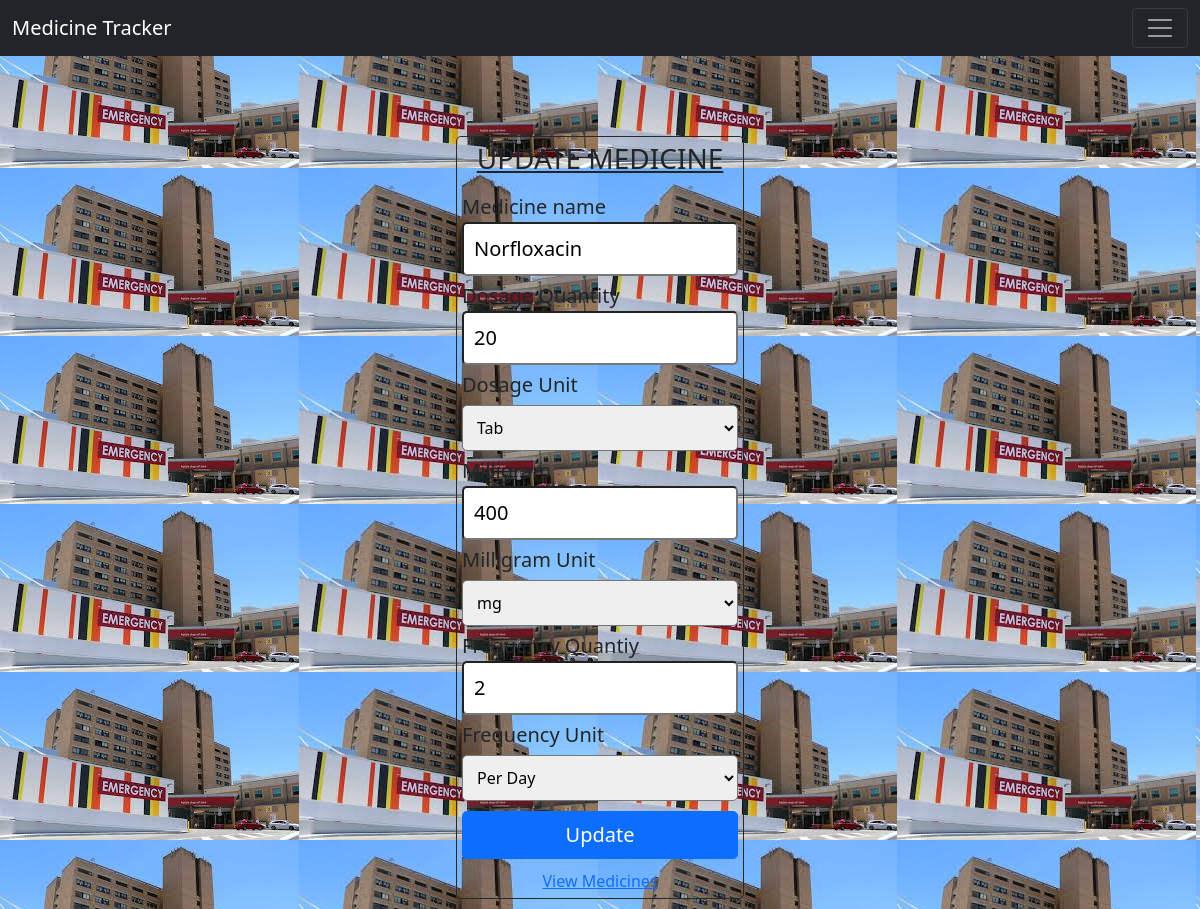
Screenshot of /edit_medicine.php?id=1 (signed in) with the database file from the repository.
### tables this page shows
CREATE TABLE `medicine` (
  `ID` int(11) NOT NULL,
  `name` varchar(100) NOT NULL,
  `dosage_quantity` int(11) NOT NULL,
  `dosage_unit` varchar(10) NOT NULL,
  `milligram_quantity` int(11) NOT NULL,
  `milligram_unit` varchar(10) NOT NULL,
  `frequency_quantity` int(11) NOT NULL,
  `frequency_unit` varchar(25) NOT NULL,
  `amount_taken` int(11) NOT NULL,
  `daily_amount` int(11) NOT NULL,
  `user_ID` int(11) NOT NULL
);

### edit_medicine.php (the view, shortened to what this page needs)
<?php
    include("connect.php");
?>
<!DOCTYPE html>
<html lang="en">
<head>
    <link rel="stylesheet" href="index.css" type="text/css">
    <link rel="stylesheet" href="bootstrap.min.css">
</head>
<body>
    <nav class="navbar navbar-dark bg-dark" aria-label="First navbar example">
        <div class="container-fluid">
            <a class="navbar-brand" href="index.php">Medicine Tracker</a>
            <button class="navbar-toggler" type="button" data-bs-toggle="collapse" data-bs-target="#navbarsExample01" aria-controls="navbarsExample01" aria-expanded="false" aria-label="Toggle navigation">
                <span class="navbar-toggler-icon"></span>
            </button>
        </div>
    </nav>
    <main class="form-signin text-center">
        <form action="update_medicine_logic.php" method="post">
            <h1 class="h3 mb-3 fw-normal">UPDATE MEDICINE</h1>
            <?php
                $id = $_GET['id'];
                $query = "SELECT * FROM medicine WHERE ID = ".$id."";
                $result = mysqli_query($con, $query);
                while($row = mysqli_fetch_array($result)){
                    echo "<label for='medicine_name'>Medicine name
                            <input type='text' name='name' id='medicine_name' value=".$row['name'].">
                        </label>";
                    echo "<label for='dosage_quantity'>Dosage Quantity
                            <input type='number' name='dosage_quantity' id='dosage_quantity' value=".$row['dosage_quantity'].">
                        </label>";
                    if($row['dosage_unit'] == "Tab"){
                        echo "<label for='dosage_unit'>Dosage Unit</label>
                        <select name='dosage_unit' id='dosage_unit'>
                            <option value='Tab' selected>Tab</option>
                            <option value='Bottle'>Bottle</option>
                            <option value='Syringe/Injection'>Syringe/Injection</option>
                        </select>";
                    }else if($row['dosage_unit'] == "Bottle"){
                        echo "<label for='dosage_unit'>Dosage Unit</label>
                        <select name='dosage_unit' id='dosage_unit'>
                            <option value='Tab'>Tab</option>
                            <option value='Bottle' selected>Bottle</option>
                            <option value='Syringe/Injection'>Syringe/Injection</option>
                        </select>";
                    }else if($row['dosage_unit'] == "Syringe/Injection"){
                        echo "<label for='dosage_unit'>Dosage Unit</label>
                        <select name='dosage_unit' id='dosage_unit'>
                            <option value='Tab'>Tab</option>
                            <option value='Bottle'>Bottle</option>
                            <option value='Syringe/Injection' selected>Syringe/Injection</option>
                        </select>";
                    }
                    echo "<label for='milligram'>Milligram
                            <input type='text' name='milligram_quantity' id='milligram' value=".$row['milligram_quantity'].">
                        </label>";
                    if($row['milligram_unit'] == "g"){
                        echo "<label for='unit'>Milligram Unit</label>
                        <select name='milligram_unit' id='unit'>
                            <option value='g' selected>g</option>
                            <option value='mg'>mg</option>
                        </select>";
                    }else if($row['milligram_unit'] == "mg"){
                        echo "<label for='unit'>Milligram Unit</label>
                        <select name='milligram_unit' id='unit'>
                            <option value='g'>g</option>
                            <option value='mg' selected>mg</option>
                        </select>";
                    }
                    echo "<label for='frequency_quantity'>Frequency Quantiy
                            <input type='number' name='frequency_quantity' id='frequency_quantity' value=".$row['frequency_quantity'].">
                        </label>";
                    if($row['frequency_unit'] == "Daily"){
                        echo "<label for='frequency_unit'>Frequency Unit</label>
                        <select name='frequency_unit' id='frequency_unit'>
                            <option value='Daily' selected>Daily</option>
                            <option value='Per Day'>Per Day</option>
                            <option value='Per Week'>Per Week</option>
                        </select>";
                    }else if($row['frequency_unit'] == "Per Day"){
                        echo "<label for='frequency_unit'>Frequency Unit</label>
                        <select name='frequency_unit' id='frequency_unit'>
                            <option value='Daily'>Daily</option>
                            <option value='Per Day' selected>Per Day</option>
                            <option value='Per Week'>Per Week</option>
                        </select>";
                    }else if($row['frequency_unit'] == "Per Week"){
                        echo "<label for='frequency_unit'>Frequency Unit</label>
                        <select name='frequency_unit' id='frequency_unit'>
                            <option value='Daily'>Daily</option>
                            <option value='Per Day'>Per Day</option>
                            <option value='Per Week' selected>Per Week</option>
                        </select>";
                    }
                }
            ?>
            <button class="w-100 btn btn-lg btn-primary" type="submit">Update</button>
            <a href="index.php">View Medicines</a>
        </form>
    </main>
</body>
</html>

### index.css (style rules this page uses)
* { padding: 0px; margin: 0px; }
body { background-color: rgb(192, 192, 192); font-family: Verdana, Geneva, Tahoma, sans-serif; background-image: url(images.jpg); }
a { text-decoration: none; color: dodgerblue; }
form { width: 30%; margin: 0px auto; border: 1px solid rgb(41, 41, 41); border-radius: 5px; margin-top: 80px; margin-bottom: 10px; box-sizing: border-box; padding: 5px; text-align: center; }
form h1 { text-decoration: underline; }
form label { display: block; width: 100%; font-size: 20px; margin: 5px 0px; text-align: initial; }
form label input, form select { display: inline-block; width: 100%; box-sizing: border-box; padding: 10px; outline-width: none; outline: none; border-radius: 5px; outline-color: gray; }
form button { padding: 10px; font-weight: bold; font-size: 15px; display: block; width: 40%; margin: 10px auto; border-radius: 5px; background-color: grey; border: 1px solid grey; }
main { width: 80%; margin: 0px auto; }

### rows the page displays
medicine: name "Norfloxacin", dosage_quantity "20", milligram_quantity "400", frequency_quantity "2"
